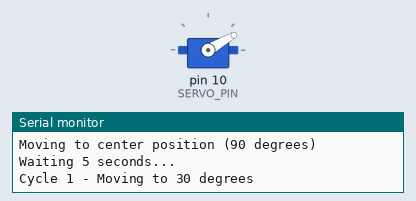
Bench run of a sketch on a simulated Arduino Uno, built with avr-gcc and run on an emulated ATmega328P. Shown: servo, the last lines printed to the serial monitor.

Above: at 5.05 s.
At 7.0 s:
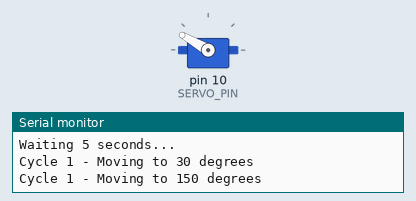
Timing chart, 0 to 9.6 s (numbered marks = the images above):
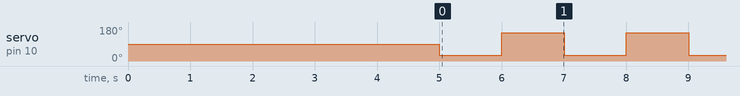

Measured:
- by itself, servo on pin 10 (SERVO_PIN): repeats every 2.0 s: 150° 1.0 s, 30° 1.0 s, until it stays 90° from 15.0 s

The sketch:

servo_test.ino
```cpp
#include <Servo.h>

// Create servo object
Servo rudderServo;

// Pin definition
const int SERVO_PIN = 10;  // The pin where you connected the orange (signal) wire

// Constants
const int CENTER_POS = 90;   // Center position
const int LEFT_POS = 30;     // Left position
const int RIGHT_POS = 150;   // Right position
const int NUM_CYCLES = 5;    // Number of times to perform the movement

// Counter for cycles
int cycleCount = 0;
bool testComplete = false;

void setup() {
  // Start serial communication for debugging
  Serial.begin(115200);
  Serial.println("Servo Test Starting...");

  // Attach servo to pin
  rudderServo.attach(SERVO_PIN);

  // Move to center position
  Serial.println("Moving to center position (90 degrees)");
  rudderServo.write(CENTER_POS);

  // Wait 5 seconds before starting the test
  Serial.println("Waiting 5 seconds...");
  delay(5000);
}

void loop() {
  // Only perform the test if we haven't completed all cycles
  if (!testComplete) {
    if (cycleCount < NUM_CYCLES) {
      // Move to left position
      Serial.print("Cycle ");
      Serial.print(cycleCount + 1);
      Serial.println(" - Moving to 30 degrees");
      rudderServo.write(LEFT_POS);
      delay(1000);

      // Move to right position
      Serial.print("Cycle ");
      Serial.print(cycleCount + 1);
      Serial.println(" - Moving to 150 degrees");
      rudderServo.write(RIGHT_POS);
      delay(1000);

      // Increment cycle counter
      cycleCount++;
    } else {
      // All cycles complete, move to center and stay there
      Serial.println("Test complete! Moving to center position (90 degrees)");
      rudderServo.write(CENTER_POS);
      testComplete = true;
    }
  }
  // Once test is complete, do nothing (stay at center position)
} 
```
